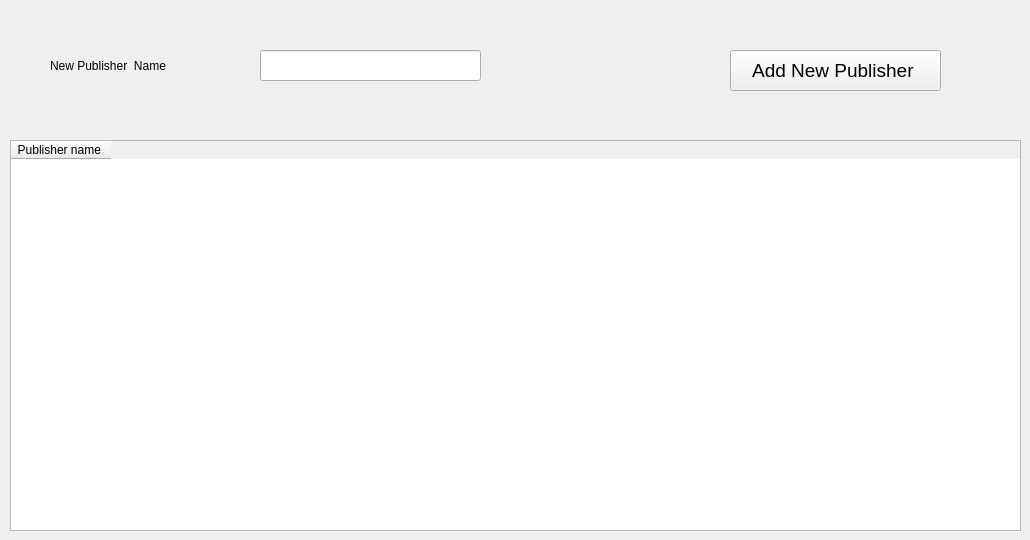
      <widget class="QWidget" name="tab_10">
       <attribute name="title">
        <string>Publisher </string>
       </attribute>
       <widget class="QLabel" name="label_44">
        <property name="geometry">
         <rect>
          <x>50</x>
          <y>50</y>
          <width>201</width>
          <height>31</height>
         </rect>
        </property>
        <property name="font">
         <font>
          <family>Segoe UI</family>
         </font>
        </property>
        <property name="text">
         <string>New Publisher  Name</string>
        </property>
       </widget>
       <widget class="QLineEdit" name="lineEdit_34">
        <property name="geometry">
         <rect>
          <x>260</x>
          <y>50</y>
          <width>221</width>
          <height>31</height>
         </rect>
        </property>
       </widget>
       <widget class="QPushButton" name="pushButton_20">
        <property name="geometry">
         <rect>
          <x>730</x>
          <y>50</y>
          <width>211</width>
          <height>41</height>
         </rect>
        </property>
        <property name="font">
         <font>
          <family>Segoe UI</family>
          <pointsize>14</pointsize>
         </font>
        </property>
        <property name="text">
         <string>Add New Publisher </string>
        </property>
       </widget>
       <widget class="QTableWidget" name="tableWidget_3">
        <property name="geometry">
         <rect>
          <x>10</x>
          <y>140</y>
          <width>1011</width>
          <height>391</height>
         </rect>
        </property>
        <property name="font">
         <font>
          <family>Segoe UI</family>
          <pointsize>9</pointsize>
         </font>
        </property>
        <column>
         <property name="text">
          <string>Publisher name </string>
         </property>
        </column>
       </widget>
      </widget>
